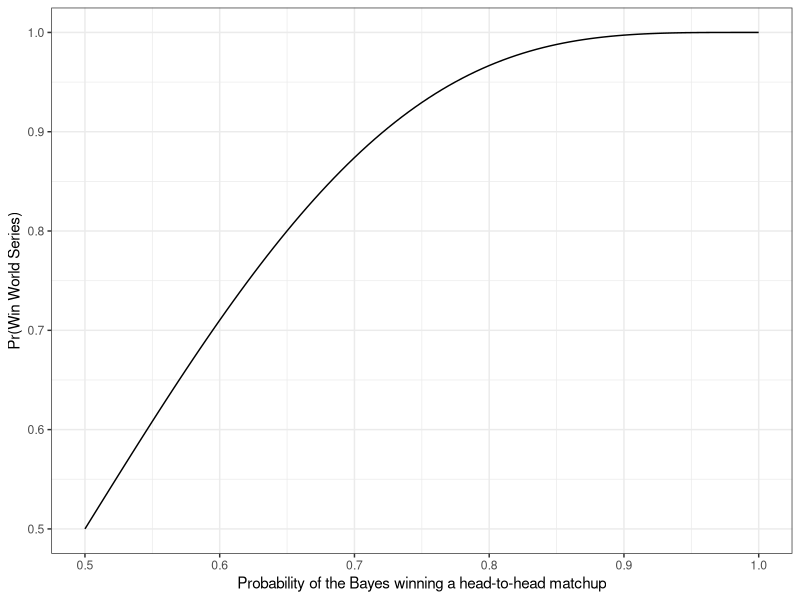
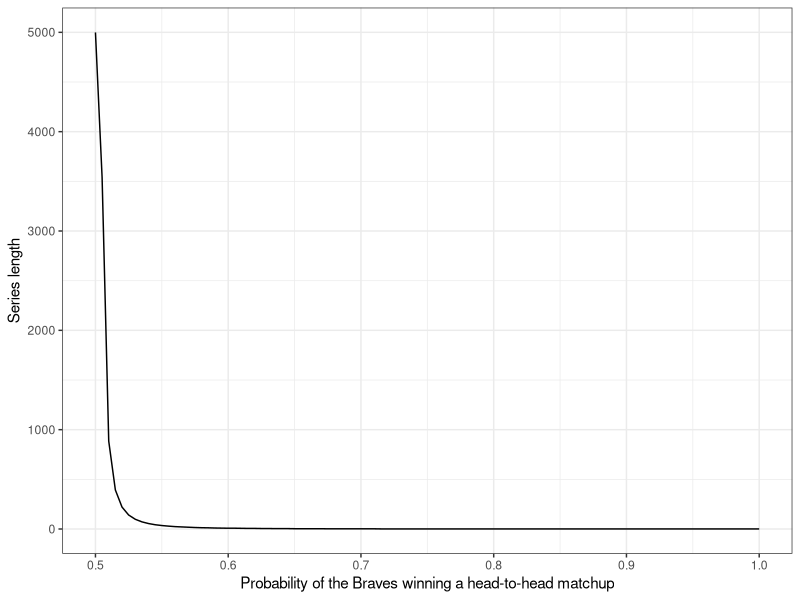

Here is the R script that generated these plots, in order:
## ---- chunk 1
knitr::opts_chunk$set(echo=TRUE, warning=FALSE, message=FALSE, cache=TRUE)
## ---- chunk 2
library(ggplot2)
library("dplyr")
## ---- chunk 3
pnbinom(3, 4, 0.55)
## ---- chunk 4
prob_b = c()
prob_win = c()
prob_sum = c()

for (i in seq(1, 101)){
  prob_b[i] = 0.5 + 0.005 * (i - 1)
  prob_win[i] = pnbinom(3, 4, prob_b[i])
}

prob_sum$prob_b = c(prob_b)
prob_sum$prob_win = c(prob_win)

prob_sum = data.frame(prob_sum)
prob_sum %>%
  ggplot(aes(x = prob_b, y = prob_win)) +
  geom_line() +
  labs(x = "Probability of the Bayes winning a head-to-head matchup", 
       y = "Pr(Win World Series)") +
  theme_bw()
## ---- chunk 5
prob_win2 = c()
series = c()
sum = c()
for(i in seq(3,100,2)){
  series[i] = i
  prob_win2[i] = pnbinom(floor(i/2), ceiling(i/2), .55)
}
sum$prob_win2 = prob_win2
sum$series = series
sum = data.frame(sum)
sum$series[which(prob_win2 >= 0.8)][1]
## ---- chunk 6
prob_b2= c()
prob_win3 = c()
series2 = c()
sum_2 = c()

for (i in 1:101){
  prob = 0.5 + 0.005 * (i - 1)
  win = 0
  for (j in seq(3, 10000, 2)){
    if (win > 0.8){
      break
    }
    else{
      prob_b2 = append(prob_b2, prob)
      win = pnbinom(floor(j / 2), ceiling(j / 2), prob)
      prob_win3 = append(prob_win3, win)
      serie = j
      series2 = append(series2, serie)
    }
  }
}
sum_2$prob_b2 = c(prob_b2)
sum_2$prob_win3 = c(prob_win3)
sum_2$series2 = c(series2)
sum_2 = data.frame(sum_2)
s = sum_2 %>%
  count(prob_b2)
## ---- chunk 7
ggplot(s, aes(x = prob_b2, y = n)) +
  geom_line() +
  labs(x = "Probability of the Braves winning a head-to-head matchup",
       y = "Series length") +
  theme_bw()
## ---- chunk 8
prob_b_win = dnbinom(3, 4, 0.55)* 0.5 + dnbinom(3, 4, 0.45)* 0.5
prob_0.55_b_win = dnbinom(3, 4, 0.55)* 0.5
(probb = prob_0.55_b_win / prob_b_win)
